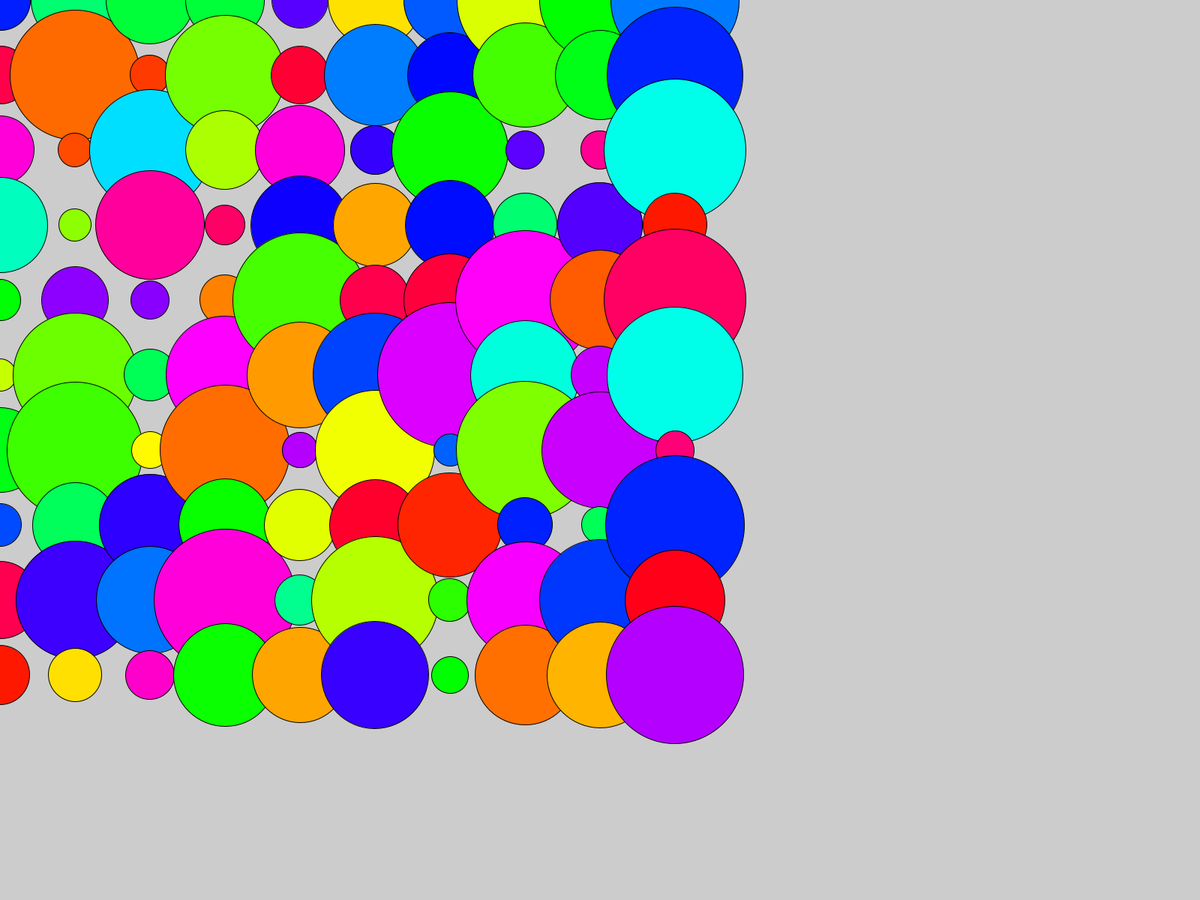
Frame 1 (no input)
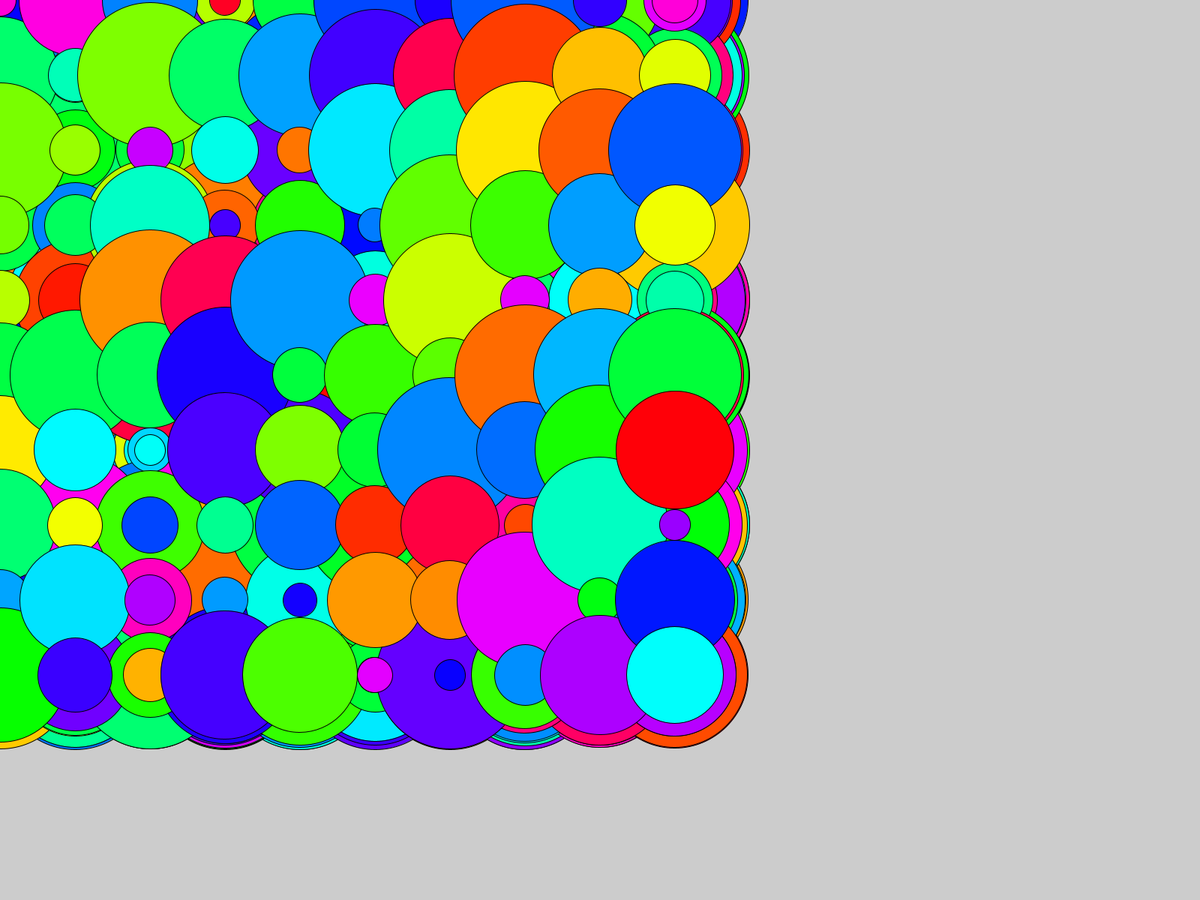
Frame 60 (the mouse pressed at the canvas centre just before this capture)
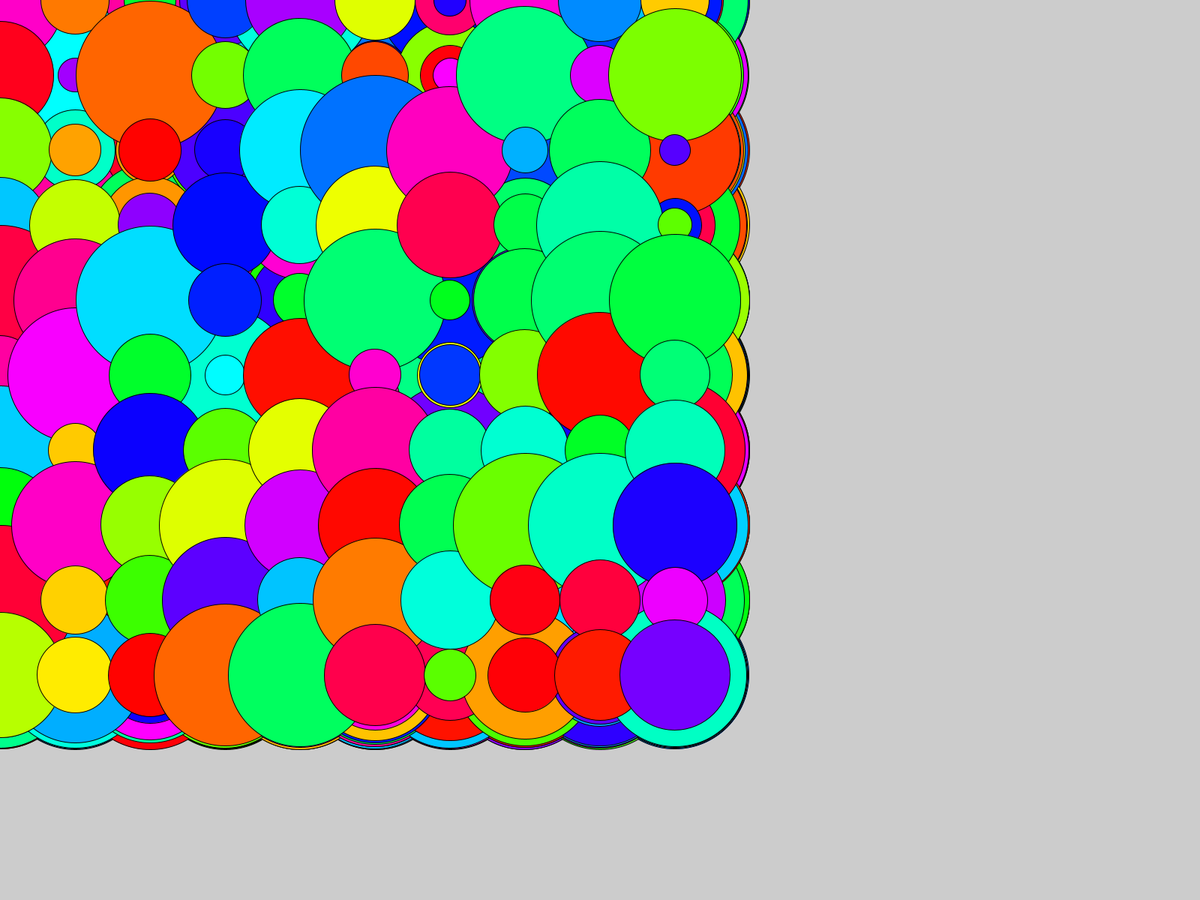
Frame 120 (the mouse held since frame 60 and released just before this capture)

The Processing sketch that drew these frames (run headless with seeded random() and noise(); from frame 60 on, the mouse is pressed at the canvas centre):

// Processing sketch: ejemplo_2_random
// ── ejemplo_2_random.pde
void setup(){
  fullScreen();
}
void draw(){
for(int i = 0; i < 10; i = i+1){
    for(int j = 0; j < 10; j = j+1){
      colorMode(HSB);
      float r = random(255);//map(i, 0, 9, 0,255);
      float g = 255;//random(200,255); //int(map(j, 0, 9, 0,255));
      float b = 255;//random(0,100);
      fill(r,g,b);
      float tamano = random(40, 200);
      ellipse(i*100, j*100, tamano,tamano);
    }
  }
  
//for (int i = 0; i < 100; i++) {
//  float r = random(50);
//  stroke(r*5);
//  line(50, i, 50+r, i);
//}

}
